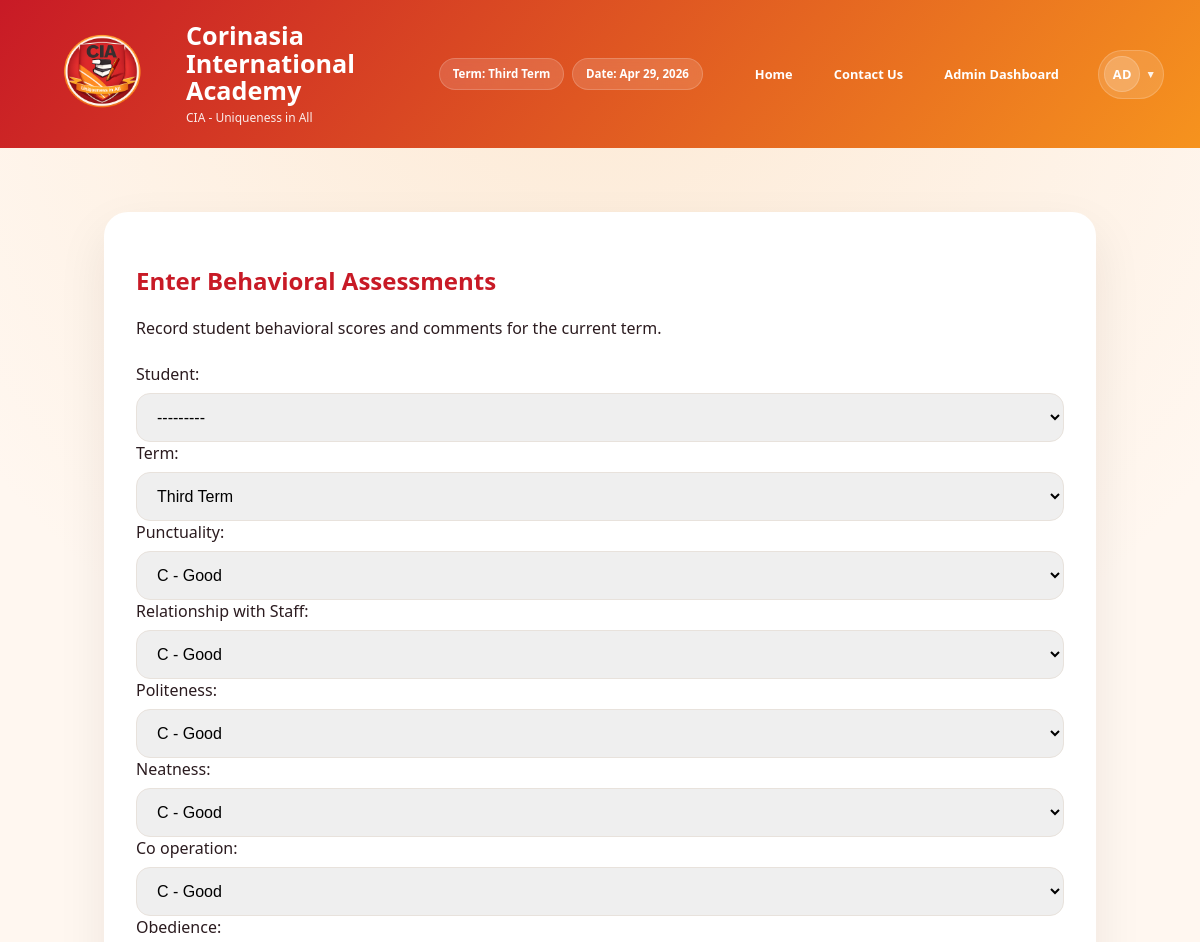
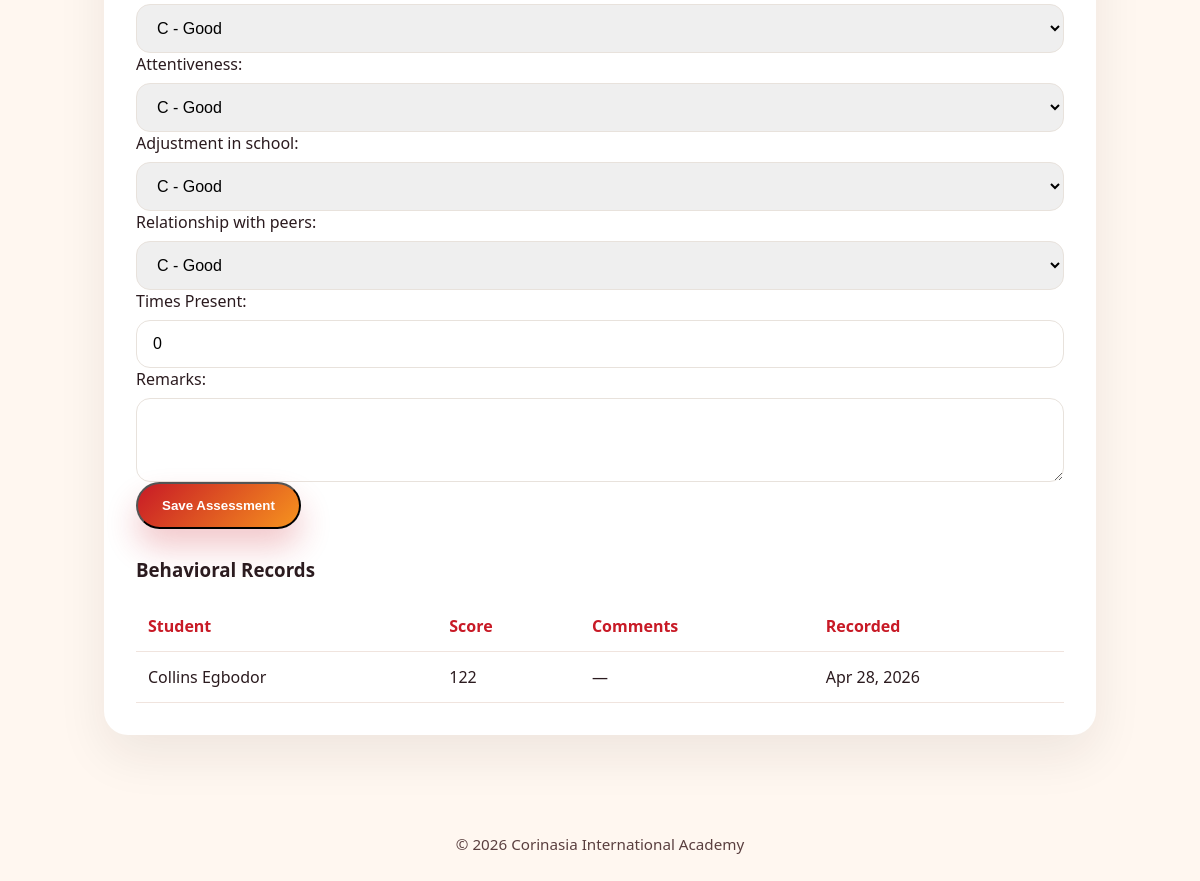
Page /teacher/enter-behavior/ (signed in) on the committed database (2 pictures, top to bottom).
### grades/models.py (models this page shows, shortened)
class Student(models.Model):
    student_id = models.CharField(max_length=20, unique=True, db_index=True, help_text="Unique student ID")
    first_name = models.CharField(max_length=100)
    last_name = models.CharField(max_length=100)
    class_name = models.CharField(max_length=50, blank=True, null=True, help_text="Student's class (e.g., JSS1A, SS2B)")
    nationality = models.CharField(max_length=50, default='Nigeria')
    state_of_origin = models.CharField(max_length=50, blank=True, null=True)
    club_and_society = models.CharField(max_length=100, blank=True, null=True)
    sport_house = models.CharField(max_length=50, blank=True, null=True)
    date_of_birth = models.DateField(blank=True, null=True)
    enrollment_date = models.DateField(default=datetime.today)
    subjects = models.ManyToManyField('Subject', blank=True, related_name='students', help_text='Subjects the student is enrolled in for the current term')
    class Meta:
        ordering = ['last_name', 'first_name']
        verbose_name = "Student"
        verbose_name_plural = "Students"
        indexes = [
            models.Index(fields=['last_name', 'first_name']),
            models.Index(fields=['class_name']),
        ]
    def __str__(self):
        return f"{self.first_name} {self.last_name} ({self.student_id})"

class BehavioralGrade(models.Model):
    BEHAVIORAL_GRADES = [
        ('A', 'A - Excellent'),
        ('B', 'B - Very Good'),
        ('C', 'C - Good'),
        ('D', 'D - Satisfactory'),
        ('E', 'E - Needs Improvement'),
        ('F', 'F - Poor'),
    ]
    student = models.ForeignKey(Student, on_delete=models.CASCADE, related_name='behavioral_grades')
    term = models.CharField(
        max_length=20,
        choices=TERM_CHOICES,
        default='first_term',
        help_text="Academic term for the behavioral assessment"
    )
    punctuality = models.CharField(max_length=1, choices=BEHAVIORAL_GRADES, default='C')
    relationship_with_staff = models.CharField(verbose_name='Relationship with Staff', max_length=1, choices=BEHAVIORAL_GRADES, default='C')
    politeness = models.CharField(max_length=1, choices=BEHAVIORAL_GRADES, default='C')
    neatness = models.CharField(max_length=1, choices=BEHAVIORAL_GRADES, default='C')
    co_operation = models.CharField(max_length=1, choices=BEHAVIORAL_GRADES, default='C')
    obedience = models.CharField(max_length=1, choices=BEHAVIORAL_GRADES, default='C')
    attentiveness = models.CharField(max_length=1, choices=BEHAVIORAL_GRADES, default='C')
    adjustment_in_school = models.CharField(max_length=1, choices=BEHAVIORAL_GRADES, default='C')
    relationship_with_peers = models.CharField(max_length=1, choices=BEHAVIORAL_GRADES, default='C')
    times_present = models.PositiveIntegerField(verbose_name='Times Present', default=0, help_text="Number of times present during the term")
    date_recorded = models.DateTimeField(auto_now_add=True)
    last_updated = models.DateTimeField(auto_now=True)
    remarks = models.TextField(blank=True, null=True)
    class Meta:
        ordering = ['-term', 'student']
        verbose_name = "Behavioral Grade"
        verbose_name_plural = "Behavioral Grades"
        unique_together = ['student', 'term']
        indexes = [
            models.Index(fields=['student', 'term']),
        ]

### grades/views.py (the view)
# urls.py: path('teacher/enter-behavior/', views.enter_behavioral_assessments, name='enter_behavioral_assessments'),
@login_required
@class_teacher_or_admin_required
def enter_behavioral_assessments(request):
    current_term = TermSetting.get_current_term()
    profile = getattr(request.user, 'profile', None)
    if request.method == 'POST':
        form = BehavioralGradeEntryForm(request.POST)
        if profile and profile.role == 'class_teacher' and profile.assigned_class:
            form.fields['student'].queryset = Student.objects.filter(class_name=profile.assigned_class)
        if form.is_valid():
            data = form.cleaned_data
            bg, created = BehavioralGrade.objects.update_or_create(
                student=data['student'],
                term=data['term'],
                defaults={
                    'punctuality': data['punctuality'],
                    'relationship_with_staff': data['relationship_with_staff'],
                    'politeness': data['politeness'],
                    'neatness': data['neatness'],
                    'co_operation': data['co_operation'],
                    'obedience': data['obedience'],
                    'attentiveness': data['attentiveness'],
                    'adjustment_in_school': data['adjustment_in_school'],
                    'relationship_with_peers': data['relationship_with_peers'],
                    'times_present': data['times_present'],
                    'remarks': data['remarks'],
                }
            )
            try:
                Activity.objects.create(
                    actor=request.user,
                    action_type=Activity.ACTION_BEHAVIORAL_CREATED if created else Activity.ACTION_BEHAVIORAL_UPDATED,
                    target_student=bg.student,
                    description=f"{request.user.get_full_name() or request.user.username} {'created' if created else 'updated'} behavioral assessment for {bg.student} (term: {bg.term})",
                )
            except Exception:
                pass
            messages.success(request, 'Behavioral assessment saved successfully.')
            return redirect('enter_behavioral_assessments')
    else:
        form = BehavioralGradeEntryForm(initial={'term': current_term})
        if profile and profile.role == 'class_teacher' and profile.assigned_class:
            form.fields['student'].queryset = Student.objects.filter(class_name=profile.assigned_class)
    reports = BehavioralGrade.objects.filter(term=current_term).select_related('student').order_by('student__last_name')
    if profile and profile.role == 'class_teacher' and profile.assigned_class:
        reports = reports.filter(student__class_name=profile.assigned_class)
    return render(request, 'grades/enter_behavioral_assessments.html', {
        'form': form,
        'reports': reports,
        'current_term': current_term,
    })

### grades/forms.py (shortened to what this page needs)
class BehavioralGradeEntryForm(forms.ModelForm):
    class Meta:
        model = BehavioralGrade
        fields = [
            'student', 'term', 'punctuality', 'relationship_with_staff', 'politeness',
            'neatness', 'co_operation', 'obedience', 'attentiveness',
            'adjustment_in_school', 'relationship_with_peers', 'times_present', 'remarks'
        ]
        widgets = {
            'remarks': forms.Textarea(attrs={'rows': 3}),
        }

### grades/context_processors.py (called while the page is built)
def _build_initials(display_name, fallback_username):
    source = display_name or fallback_username or 'User'
    parts = [part for part in source.split() if part]
    if len(parts) >= 2:
        initials = parts[0][0] + parts[1][0]
    else:
        initials = source[:2]
    return initials.upper()

### grades/models.py (called while the page is built)
    @classmethod
    def get_current_term(cls):
        term_setting = cls.objects.order_by('-updated_at').first()
        return term_setting.current_term if term_setting else 'first_term'

### grades/templates/grades/enter_behavioral_assessments.html (shortened to what this page needs)
{% extends 'grades/base.html' %}
{% block content %}
<div class="page-shell">
    <div class="dashboard-card">
        <h2>Enter Behavioral Assessments</h2>
        <p>Record student behavioral scores and comments for the current term.</p>
        <div class="teacher-form-card">
            <form method="post" novalidate>
                <div class="field-row">
                    {{ form.student.label_tag }}
                    {{ form.student }}
                </div>
                <div class="field-row">
                    {{ form.term.label_tag }}
                    {{ form.term }}
                </div>
                <div class="field-row">
                    {{ form.punctuality.label_tag }}
                    {{ form.punctuality }}
                </div>
                <div class="field-row">
                    {{ form.relationship_with_staff.label_tag }}
                    {{ form.relationship_with_staff }}
                </div>
                <div class="field-row">
                    {{ form.politeness.label_tag }}
                    {{ form.politeness }}
                </div>
                <div class="field-row">
                    {{ form.neatness.label_tag }}
                    {{ form.neatness }}
                </div>
                <div class="field-row">
                    {{ form.co_operation.label_tag }}
                    {{ form.co_operation }}
                </div>
                <div class="field-row">
                    {{ form.obedience.label_tag }}
                    {{ form.obedience }}
                </div>
                <div class="field-row">
                    {{ form.attentiveness.label_tag }}
                    {{ form.attentiveness }}
                </div>
                <div class="field-row">
                    {{ form.adjustment_in_school.label_tag }}
                    {{ form.adjustment_in_school }}
                </div>
                <div class="field-row">
                    {{ form.relationship_with_peers.label_tag }}
                    {{ form.relationship_with_peers }}
                </div>
                <div class="field-row">
                    {{ form.times_present.label_tag }}
                    {{ form.times_present }}
                </div>
                <div class="field-row">
                    {{ form.remarks.label_tag }}
                    {{ form.remarks }}
                </div>
                <button type="submit" class="button button-primary">Save Assessment</button>
            </form>
        </div>
        <div class="grades-table" style="margin-top: 28px;">
            <h3>Behavioral Records</h3>
            {% if reports %}
                <table>
                    <thead>
                        <tr><th>Student</th><th>Score</th><th>Comments</th><th>Recorded</th></tr>
                    </thead>
                    <tbody>
                        {% for record in reports %}
                            <tr>
                                <td>{{ record.student.first_name }} {{ record.student.last_name }}</td>
                                <td>{{ record.times_present }}</td>
                                <td>{{ record.remarks|default:'—' }}</td>
                                <td>{{ record.date_recorded|date:'M j, Y' }}</td>
                            </tr>
                        {% endfor %}
                    </tbody>
                </table>
            {% else %}
                <p class="empty-state">No behavioral records have been created yet.</p>
            {% endif %}
        </div>
    </div>
</div>
{% endblock %}

### grades/static/grades/css/style.css (style rules this page uses)
:root { --brand-red: #c81a26; --brand-orange: #f6931e; --brand-white: #ffffff; --brand-dark: #24181c; --surface: #faf6f3; --surface-alt: #fff1e6; --text: #2b1b1f; }
* { box-sizing: border-box; }
body { margin: 0; font-family: 'Segoe UI', Tahoma, Geneva, Verdana, sans-serif; background: radial-gradient(circle at top, rgba(248, 209, 163, 0.35), transparent 40%), #fff7f0; color: var(--text); }
.page-shell { padding: clamp(18px, 3vw, 32px); max-width: 1120px; margin: 0 auto; }
.hero-copy, .hero-card, .dashboard-card, .login-card { background: var(--brand-white); border-radius: 24px; box-shadow: 0 20px 50px rgba(40, 20, 20, 0.08); padding: 32px; }
.field-row { display: grid; gap: 8px; }
.teacher-form-card { margin-top: 24px; }
.teacher-form-card input, .teacher-form-card select, .teacher-form-card textarea { width: 100%; padding: 14px 16px; border: 1px solid #e8e2dc; border-radius: 14px; font-size: 1rem; }
.hero-copy h2, .dashboard-card h2, .login-card h2 { color: var(--brand-red); }
.button { display: inline-flex; align-items: center; justify-content: center; padding: 14px 24px; border-radius: 999px; font-weight: 700; transition: transform 0.2s ease, box-shadow 0.2s ease; }
.button-primary { color: var(--brand-white); background: linear-gradient(135deg, var(--brand-red), var(--brand-orange)); box-shadow: 0 18px 32px rgba(200, 26, 38, 0.24); }
.grades-table table { width: 100%; border-collapse: collapse; margin-top: 16px; }
.grades-table th, .grades-table td { padding: 14px 12px; border-bottom: 1px solid #f0e4de; }
.grades-table th { text-align: left; color: var(--brand-red); }

### rows in the picture
Student: student "---------"
BehavioralGrade: student.first_name "Collins", student.last_name "Egbodor", times_present "122", remarks "—", date_recorded "Apr 28, 2026"

### other values in the picture
{{ portal_current_term_display }} "Third Term"
{{ portal_current_date|date:'M j, Y' }} "Apr 29, 2026"
{{ portal_user_initials }} "AD"
